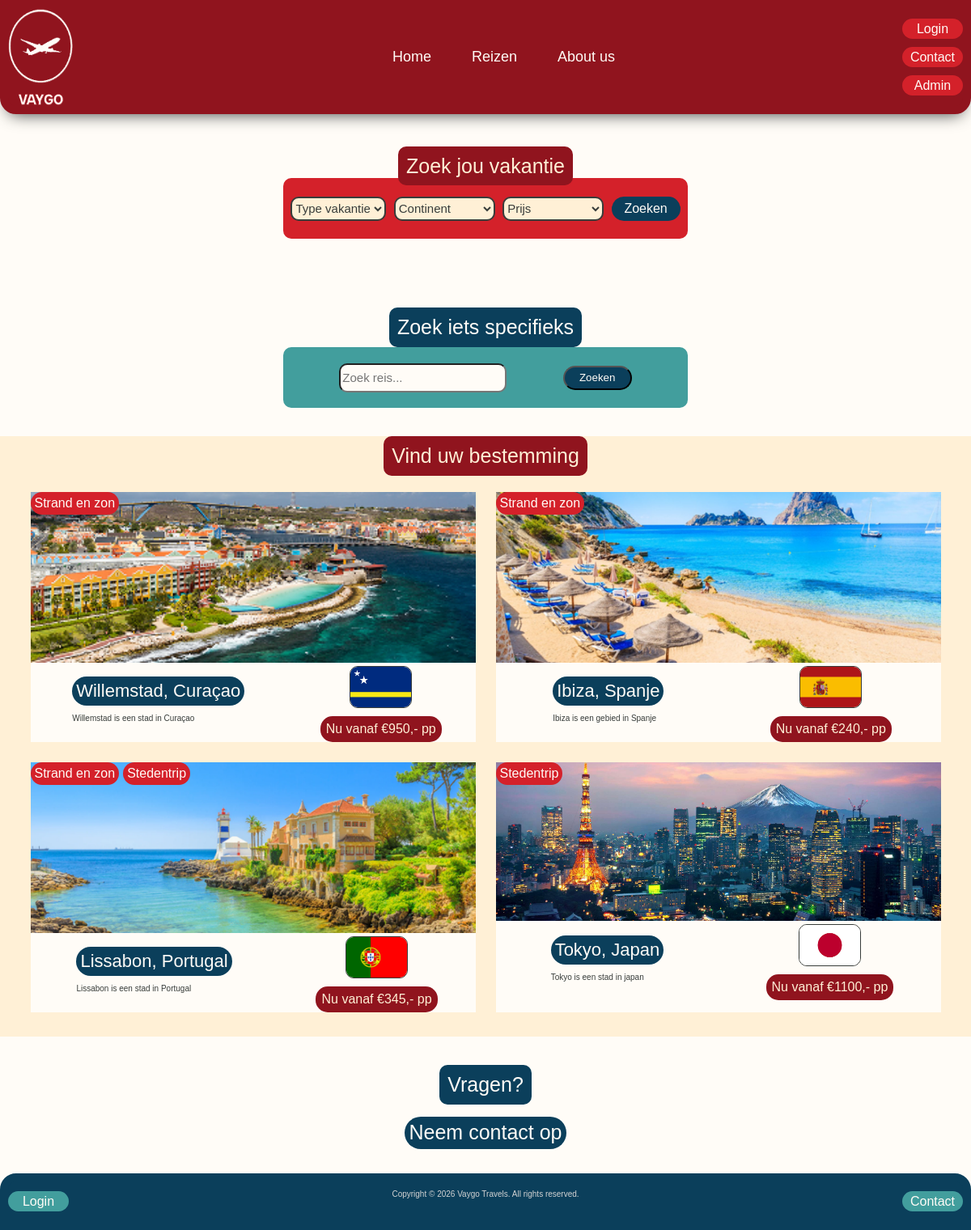
The app's page /reizen.php with its own data.
### tables this page shows
CREATE TABLE `Reizen` (
  `Reis-id` int NOT NULL,
  `Bestemming` varchar(50) NOT NULL,
  `Land` varchar(50) NOT NULL,
  `korte-beschrijving` varchar(250) NOT NULL,
  `Prijs` int NOT NULL,
  `Vlag` varchar(250) NOT NULL,
  `Continent` varchar(50) NOT NULL,
  `Strand-en-zon` tinyint(1) NOT NULL,
  `Stedentrip` tinyint(1) NOT NULL,
  `Wintersport` tinyint(1) NOT NULL,
  `Natuur` tinyint(1) NOT NULL,
  `Cultuur` tinyint(1) NOT NULL,
  `Welkom-bericht` varchar(250) NOT NULL,
  `Historie` varchar(250) NOT NULL,
  `Wat-te-doen` varchar(250) NOT NULL,
  `Achtergrond` varchar(250) NOT NULL,
  `kaart-afbeelding` varchar(50) NOT NULL
);

### reizen.php (the view, shortened to what this page needs)
<?php
include_once 'includes/pdo.php';
?>
<!DOCTYPE html>
<html lang="en">
<head>
    <link rel="stylesheet" href="css/style.css">
</head>
<body>
    <header>
        <img src="img/logo-vaygo.png" alt="logo Vaygo">
        <?php
        include_once 'includes/header.php';
        ?>
    </header>
    <main>
        <div class="main-reizen">
            <div class="reizen-header">
                <div>
                    <span class="title-block">Zoek jou vakantie</span>
                    <div class="find-vacations">
                        <select class="dropdown-selection" name="type">
                            <option value="">Type vakantie</option>
                        </select>
                        <select class="dropdown-selection" name="continent">
                            <option value="">Continent</option>
                        </select>
                        <select class="dropdown-selection" name="continent">
                            <option value="">Prijs</option>
                        </select>
                        <div class="search-button">
                            <a href="index.php">Zoeken</a>
                        </div>
                    </div>
                </div>
            </div>
            <div class="specific-search">
                <span class="title-block-alt">Zoek iets specifieks</span>
                <div class="searchbar">
                    <form>
                        <input type="text" name="search" placeholder="Zoek reis...">
                        <button type="submit">Zoeken</button>
                    </form>
                </div>
            </div>
            <div class="destinations-index">
                <span class="title-block">Vind uw bestemming</span>
                <div class="destinations-flex">
                    <?php
                        $sql = "SELECT * FROM Reizen";
                        $statement = $pdo->prepare($sql);
                        $statement->execute();
                        $reizen = $statement->fetchAll();
                        foreach($reizen as $reis) { ?>
                    <div class="one-destination">
                        <div class="image-label">
                            <div class="label-box">
                                <?php
                                    if ($reis['Strand-en-zon'] == 1) {
                                        echo "<div class='index-label'>Strand en zon</div>";
                                    }
                                    if ($reis['Stedentrip'] == 1) {
                                        echo "<div class='index-label'>Stedentrip</div>";
                                    }
                                ?>
                            </div>
                            <?php echo "<img src='img/" . $reis['kaart-afbeelding'] . "' alt='Bestemming image'>"?>
                        </div>
                        <div class="info-bestemming">
                            <div class="text-info-bestemming">
                                <div class="titel-bestemming"><?php echo $reis['Bestemming'] ?>, <?php echo $reis['Land'] ?></div>
                                <p> <?php echo $reis['korte-beschrijving'] ?> </p>
                            </div>
                            <div class="vlag-prijs">
                                <img src="img/<?php echo $reis['Vlag'] ?>" alt="vlag image">
                                <a href="">Nu vanaf €<?php echo $reis['Prijs'] ?>,- pp</a>
                            </div>
                        </div>
                    </div>
                    <?php } ?>
                </div>
            </div>
            <div class="vragen-reizen">
                <span class="title-block-alt">Vragen?</span>
                <a href="contact.php">
                    <button class="action-button">Neem contact op</button>
                </a>
            </div>
        </div>
    </main>
    <footer>
    <?php
    include_once 'includes/footer.php';
    ?>
    </footer>
</body>
</html>

### records on screen
reizen: Strand-en-zon "Strand en zon", value (picture), Bestemming "Willemstad", Land "Curaçao", value "Willemstad is een stad in Curaçao", Vlag (picture), Prijs "950"
reizen: Strand-en-zon "Strand en zon", value (picture), Bestemming "Ibiza", Land "Spanje", value "Ibiza is een gebied in Spanje", Vlag (picture), Prijs "240"
reizen: Strand-en-zon "Strand en zon", Stedentrip "Stedentrip", value (picture), Bestemming "Lissabon", Land "Portugal", value "Lissabon is een stad in Portugal", Vlag (picture), Prijs "345"
reizen: Stedentrip "Stedentrip", value (picture), Bestemming "Tokyo", Land "Japan", value "Tokyo is een stad in japan", Vlag (picture), Prijs "1100"
